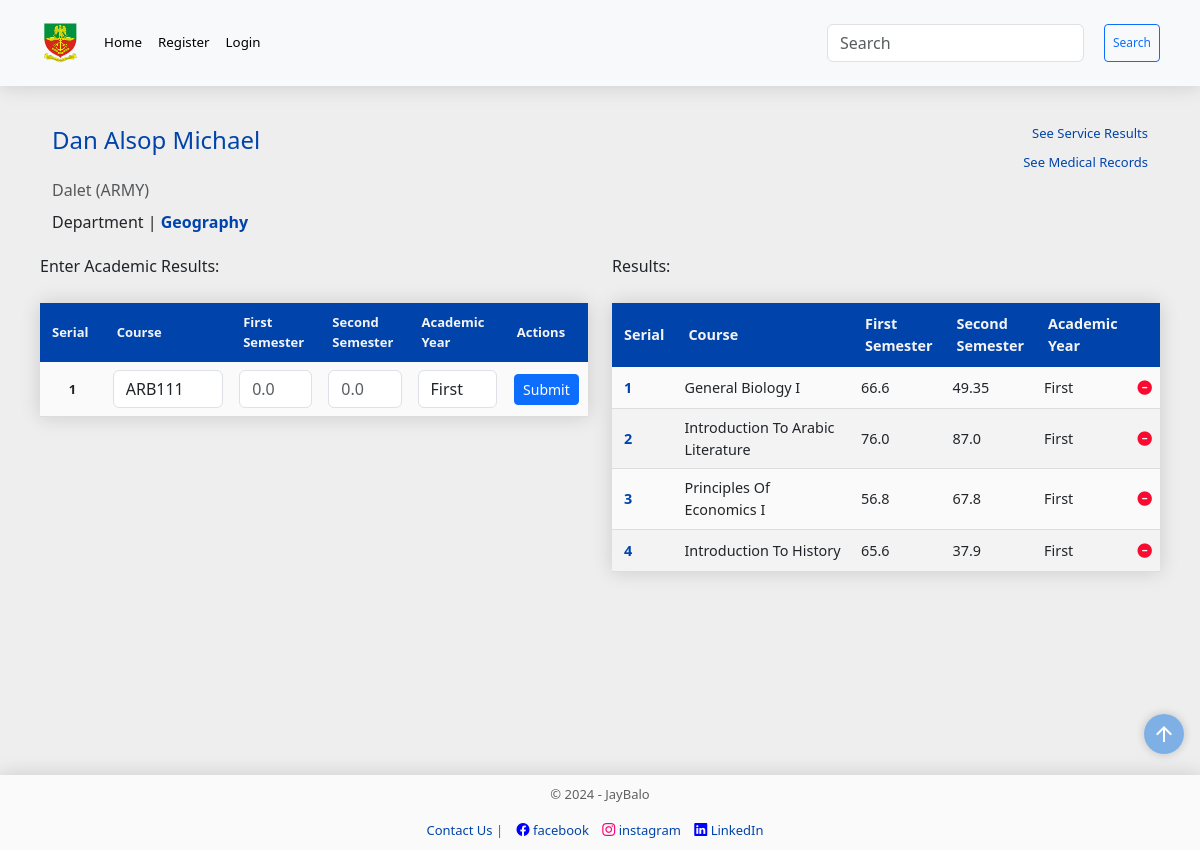
Page /cadet/results/2 on the committed database.
### models.py (models this page shows, shortened)
class Cadet(db.Model):
    __tablename__= "cadets"
    id = Column("id", Integer, primary_key=True, autoincrement=True)
    cadet_no = Column("cadet_no", String, unique=True, nullable=False)
    first_name = Column("first_name", String, nullable=False)
    middle_name = Column("middle_name", String, nullable=True)
    last_name = Column("last_name", String, nullable=False)
    religion = Column("religion", String, nullable=False)
    state = Column("state", String, nullable=False)
    lga = Column("lga", String, nullable=False)
    date_of_enlistment = Column("date_of_enlistment", String, nullable=False)
    date_of_birth = Column("date_of_birth", String, nullable=False)
    department_id = Column('department_id', ForeignKey('departments.id'), nullable=False)
    department = relationship('Department', back_populates='cadets')
    bn_id = Column("bn_id", ForeignKey('battalions.id'), nullable=False)
    bn = relationship('Battalion', back_populates='cadet')
    gender_id = Column("gender_id", ForeignKey('genders.id'), nullable=False)
    gender = relationship('Gender', back_populates='cadet')
    service_id = Column("service_id", ForeignKey('services.id'), nullable=False)
    service = relationship('Service', back_populates='cadet')
    regular_id = Column("regular_id", ForeignKey('regular_courses.id'), nullable=False)
    regular_course = relationship('RegularCourse', back_populates='cadet')
    medical = relationship('Medical', back_populates='cadet')
    admission_count = Column("admission_count", Integer, nullable=False, default=0)
    admission_date = Column(Date, nullable=True)  # New field for admission date
    scores = relationship("Score", back_populates='cadet', uselist=False)
    service_scores = relationship("ServiceScore", back_populates='cadet', uselist=False)
    courses = relationship("Course", back_populates="cadet")
    profile_picture = relationship('ProfilePicture', back_populates='cadet')

class Battalion(db.Model):
    __tablename__="battalions"
    id = Column("id", Integer, primary_key=True, autoincrement=True)
    bn = Column("bn", String, nullable=False)
    cadet = relationship('Cadet', back_populates='bn')

class Service(db.Model):
    __tablename__="services"
    id = Column('id', Integer, primary_key=True)
    service_type = Column('service_type', String, nullable=False)
    service_subjects = relationship('ServiceSubject', back_populates='service')
    cadet = relationship('Cadet', back_populates='service')

class Department(db.Model):
    __tablename__="departments"
    id = Column("id", Integer, primary_key=True)
    department_name = Column("department_name", String, nullable=False)
    faculty_id = Column("faculty_id", ForeignKey('faculties.id'), nullable=False)
    faculty = relationship('Faculty', back_populates='departments')
    cadets = relationship('Cadet', back_populates='department')
    courses = relationship('Course', back_populates='department')

class Score(db.Model):
    __tablename__ = "scores"
    id = Column(Integer, primary_key=True)
    first_semester_score = Column(Float, default=0.0)
    second_semester_score = Column(Float, default=0.0)
    academic_year = Column(Integer, default=lambda: datetime.now().year if datetime.now().month >= 9 else datetime.now().year - 1)
    course_id = Column(Integer, ForeignKey('courses.id'))
    course = relationship('Course', back_populates='scores')
    cadet_id = Column(Integer, ForeignKey('cadets.id'))
    cadet = relationship('Cadet', back_populates='scores')

class Course(db.Model):
    __tablename__="courses"
    id = Column("id", Integer, primary_key=True, autoincrement=True)
    course_code = Column("course_code", String(10))
    course_title = Column("course_title", String(255), nullable=False)
    units = Column("units", Integer, nullable=False)
    status = Column(Enum('core', 'elective'), nullable=False) # Enum for course status (Core or Elective)
    department_id = Column("department_id", ForeignKey('departments.id'), nullable=False)
    department = relationship('Department', back_populates='courses')
    scores = relationship("Score", back_populates='course', uselist=False)
    cadet_id = Column(Integer, ForeignKey("cadets.id"))
    cadet = relationship("Cadet", back_populates="courses")

### main.py (the view, shortened to what this page needs)
@app.route('/cadet/results/<int:id>', methods=['GET','POST'])
def add_academic_score(id):
    search_form = SearchForm()
    academic_score_form = ScoreForm()
    page = request.args.get("page", 1, type=int)
    per_page = 20
    cadet_scores = session.query(Score).filter(Score.cadet_id==id).all()
    selected_cadet = session.query(Cadet).filter(Cadet.id==id).first()
    return render_template('add_academic_score.html',
                           search_form=search_form,
                           cadet=selected_cadet,
                           rows=cadet_scores,
                           id=id,
                           academic_score_form=academic_score_form,
                           year=year,
                           page=page,
                           per_page=per_page
                           )

### forms.py
class SearchForm(FlaskForm):
    searched = StringField('Searched', validators=[DataRequired() ])
    submit = SubmitField('Search')

class ScoreForm(FlaskForm):
    course = SelectField('Course', choices=sorted(choices), validators=[InputRequired()])
    first_semester_score = FloatField('First Semester Score', validators=[DataRequired(), validate_score])
    second_semester_score = FloatField('First Semester Score', validators=[DataRequired(), validate_score])
    academic_year = SelectField('Academic Year', choices=[('first', 'First'), ('second', 'Second'), ('third', 'Third'), ('fourth', 'Fourth')], validators=[InputRequired()])
    submit = SubmitField('Submit')

### main.py (called while the page is built)
@app.context_processor
def base():
    form = SearchForm()
    course = regular_courses() # Assuming this returns a dictionary
    return {
        'form_dict': dict(form=form),
        'course_dict': course,
        }

### utils.py (called while the page is built)
def regular_courses():
    course = db.session.query(RegularCourse).all()
    course_dict = {}
    for course_object in course:
        key = course_object.id
        course_dict[key] = [course_object.course_no]
    return course_dict

### templates/add_academic_score.html (shortened to what this page needs)
<!DOCTYPE html>
{% extends "base.html" %} {% block content %}
<div class="container">
  <div style="margin: 0;" class="row">
    <h4 style="color: rgb(0, 68, 171)">
      <a href="{{ url_for('student_info', id=cadet.id )}}"
        >{{ cadet.first_name }} {{ cadet.middle_name }} {{ cadet.last_name }}</a
      >
      <span>
        <a
          type="btn"
          style="font-size: small; float: right"
          href="{{ url_for('add_military_score', id=cadet.id) }}"
          class="card-link"
          >See Service Results</a
        ><br>
        <a
          type="btn"
          style="font-size: small; float: right"
          href="{{ url_for('add_medical_record', id=cadet.id) }}"
          class="card-link"
          >See Medical Records</a
        >
      </span>
    </h4>
    <p class="card-subtitle mb-2 text-body-secondary">
      {{ cadet.bn.bn.capitalize() }} ({{ cadet.service.service_type.upper() }})
    </p>
    <p class="card-text">
      Department |
      <b style="color: rgb(0, 68, 171)"
        >{{ cadet.department.department_name.title() }}</b
      >
    </p>
  </div>
  <div class="row">
    <div class="col">
      <form
        id="academic-score-form"
        method="POST"
        action="{{ url_for('add_academic_score', id=cadet.id) }}"
      >
        <p>Enter Academic Results:</p>
        <table
          class="custom-table table-sm table-hover table-borderless"
        >
          <thead style="text-align: center; font-size: small">
            <tr>
              <th style="width: 5%" scope="col">Serial</th>
              <th style="width: 20%" scope="col">Course</th>
              <th style="width: 5%" scope="col">First Semester</th>
              <th style="width: 5%" scope="col">Second Semester</th>
              <th style="width: 10%" scope="col">Academic Year</th>
              <th style="width: 10%" scope="col">Actions</th>
            </tr>
          </thead>
          <tbody
            style="text-align: center; font-size: small"
            id="cadet-table-body"
          >
            <tr class="active-row">
              <th style="text-align: center" scope="row">1</th>
              <td data-cell="Course" style="text-align: center">
                {{ academic_score_form.course(class="form-control",
                placeholder="Course") }}
              </td>
              <td data-cell="First Semester" class="head-center">
                {{
                academic_score_form.first_semester_score(class="form-control",
                placeholder="0.0", maxlength="5") }}
              </td>
              <td data-cell="Second Semester" class="head-center">
                {{
                academic_score_form.second_semester_score(class="form-control",
                placeholder="0.0", maxlength="5") }}
              </td>
              <td data-cell="Academic Year" class="head-center">
                {{ academic_score_form.academic_year(class="form-control",
                placeholder="Academic Year") }}
              </td>
              <td style="padding: 5px">
                <div class="form-group" style="text-align: center">
                  {{ academic_score_form.submit( class="btn btn-primary btn-sm")
                  }}
                </div>
              </td>
            </tr>
          </tbody>
        </table>
      </form>
    </div>
    <div class="col">
      <p>Results:</p>
      <table class="custom-table table-sm table-hover table-borderless">
        <thead>
          <tr>
            <th style="width: 5%" scope="col">Serial</th>
            <th style="width: 40%" scope="col">Course</th>
            <th style="width: 5%" scope="col">First Semester</th>
            <th style="width: 5%" scope="col">Second Semester</th>
            <th style="width: 10%" scope="col">Academic Year</th>
            <th style="width: 1%" scope="col"></th>
          </tr>
        </thead>
        <tbody  id="cadet-table-body">
          {% for row in rows %}
          <tr class="active-row">
            <th class="card-heading-text" scope="row">
              {{ (page - 1) * per_page + loop.index }}
            </th>
            <td data-cell="Course">{{ row.course.course_title.title() }}</td>
            <td data-cell="First Semester" class="head-center">
              {{ row.first_semester_score }}
            </td>
            <td data-cell="second semester" class="head-center">
              {{row.second_semester_score }}
            </td>
            <td data-cell="Academic Year" class="head-center">
              {{row.academic_year.title() }}
            </td>
            <td data-cell="remove" class="head-center">
              <a
                href="#"
                onclick="confirmDelete('{{ url_for('remove_course', id=row.id, cadet_id=row.cadet_id) }}')"
                ><i style="color: #f90b31" class="fas fa-minus-circle fa-md"></i
              ></a>
            </td>
          </tr>
          {% endfor %}
        </tbody>
      </table>
    </div>
  </div>
  <div class="row"></div>
</div>
{% endblock %}

### static/styles.css (style rules this page uses)
html { scroll-behavior: smooth; }
body { margin: 0; padding: 0; background-color: #eeeeee; min-height: 100vh; display: flex; flex-direction: column; height: auto; margin-bottom: 50px; }
.row { padding-top: 20px; }
.container { padding: 10px; margin: auto; }
.col { width: fit-content; min-width: min-content; }
table { width: 100%; background-color: #fafafa; }
.custom-table { border-collapse: collapse; margin: 25px 0; font-size: 0.9em; width: fit-content; border-radius: 5px 5px 0 0; box-shadow: 0 0 20px rgba(0, 0, 0, 0.15); }
.custom-table thead tr { background-color: rgb(0, 68, 171); color: #f4f4f4; text-align: left; font-weight: 600; }
.custom-table th, .content-table td { padding: 10px 12px; }
.custom-table tbody td { padding: 0.5rem; }
.custom-table tbody tr { border-bottom: 1px solid #dddddd; }
.custom-table tbody tr:nth-of-type(even) { background-color: #f3f3f3; }
a { text-decoration: none; color: rgb(0, 68, 171); }
.card-link { color: rgb(0, 68, 171); }
.card-heading-text { color: #0044ab; }

### rows in the picture
Cadet: first_name "Dan", middle_name "Alsop", last_name "Michael"
Battalion: bn.bn "Dalet"
Service: service.service_type "ARMY"
Department: department.department_name "Geography"
Score: index "1", course.course_title "General Biology I", first_semester_score "66.6", second_semester_score "49.35", academic_year "First"
Score: (page-1)*per_page+loop.index "2", course.course_title "Introduction To Arabic Literature", first_semester_score "76.0", second_semester_score "87.0", academic_year "First"
Score: index "3", course.course_title "Principles Of Economics I", first_semester_score "56.8", second_semester_score "67.8", academic_year "First"
Score: index "4", course.course_title "Introduction To History", first_semester_score "65.6", second_semester_score "37.9", academic_year "First"

### other values in the picture
{{ year }} "2024"
